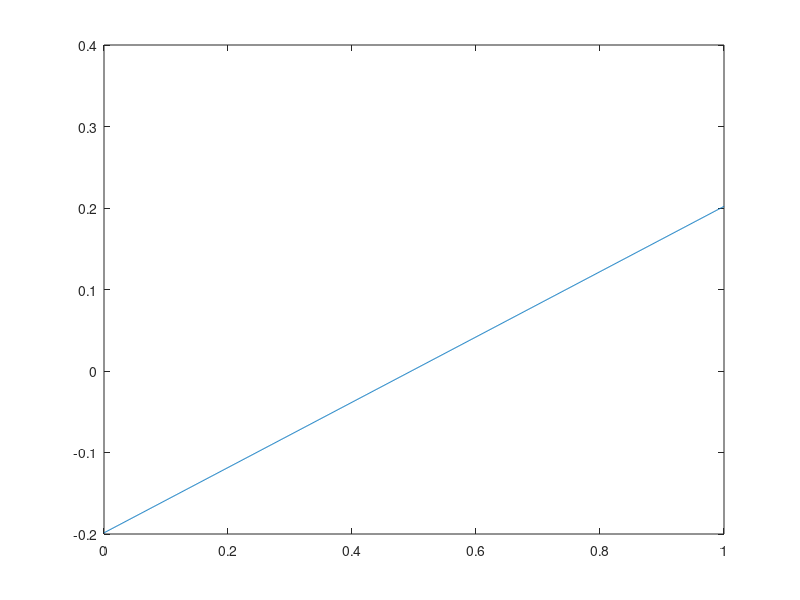

Write MATLAB code to recreate this figure. (Note: this script raises an error after producing the figure.)
clear




% define observed likelihoodd lik & predictants
% ====================================

const = 10^(5*(rand-.5))

lik = ([0.1;0.25;0.1;0.15;0.18;0.15;0.48;0.05])/const;
n = length(lik);
x = linspace(0,10,n)';

xst = linspace(min(x)-10, max(x)+10, 1000)';

% define transform
% ====================================

mn = min(lik);
mx = max(lik);

beta = 0.99;
alpha = 0.01;

ft = @(loglik,c) c(1) * exp(c(2) * loglik) + c(3) * loglik + c(4);
fdt = @(loglik,c) c(1) * c(2) * exp(c(2) * loglik) + c(3);

obj = @(c) ...
    (ft(0,c) - mn).^2 + ...
    (fdt(0,c) - alpha).^2 + ...
    (ft(1,c) - mx).^2 + ...
    (fdt(1,c) - beta).^2;

options = optimset('MaxFunEvals',4000);
c = fminunc(obj, ones(1,4),options);

t = @(loglik) ft(loglik,c);
clf
logliks = linspace(0,1,1000);plot(logliks,t(logliks));

dt = @(loglik) fdt(loglik,c);
invt = @(lik) (lik - c(4))/c(3) ...
    - 1/c(2) * lambertw(c(1)*c(2)/c(3) * exp(c(2)/c(3) * (lik - c(4))))...
    


% define gp over inv-transformed (e.g. log-) likelihoods
% ====================================

invt_lik = invt(lik);

% gp covariance hypers
w = 0.5;
h = std(invt_lik);
sigma = eps;
mu = min(invt_lik);

% define covariance function
fK = @(x, xd) h^2 * exp(-0.5*(x - xd).^2 / (w^2));
K = @(x, xd) bsxfun(fK, x, xd');

% Gram matrix
V = K(x, x) + eye(n)*sigma^2;

% GP posterior for loglik
m_loglik = mu + K(xst, x) * (V\(invt_lik-mu));
C_loglik = K(xst, xst) - K(xst, x) * (V\K(x, xst));
sd_loglik = sqrt(diag(C_loglik));

figure(1)
clf
gp_plot(xst, m_loglik, sd_loglik, x, invt(lik));
ylabel 'log-likelihood'

% define linearisation, lik = a * loglik + c
% ====================================

% best_loglik = max(invt(lik));

a = dt(m_loglik);
c = t(m_loglik) - a .* m_loglik;

sd_loglik(1)
a(1)

%a = exp(m_loglik) * exp(-mu/2);
% a = exp(mu/2)*(1 + (m_loglik-mu) + 1/2 * (m_loglik-mu).^2 ...
%      + 1/6 * (m_loglik-mu).^3 + 1/24 * (m_loglik-mu).^4);
% % c = a.*(1-m_loglik)
% c = a.* exp(mu/2) - a.*m_loglik;

% gp over likelihood
% ====================================

m_lik = diag(a) * m_loglik + c;
C_lik =  diag(a) * C_loglik * diag(a);
sd_lik = diag(C_lik);

figure(2)
clf
gp_plot(xst, m_lik, sd_lik, x, lik);
ylabel 'likelihood'
%plot(xst, a,'g')
